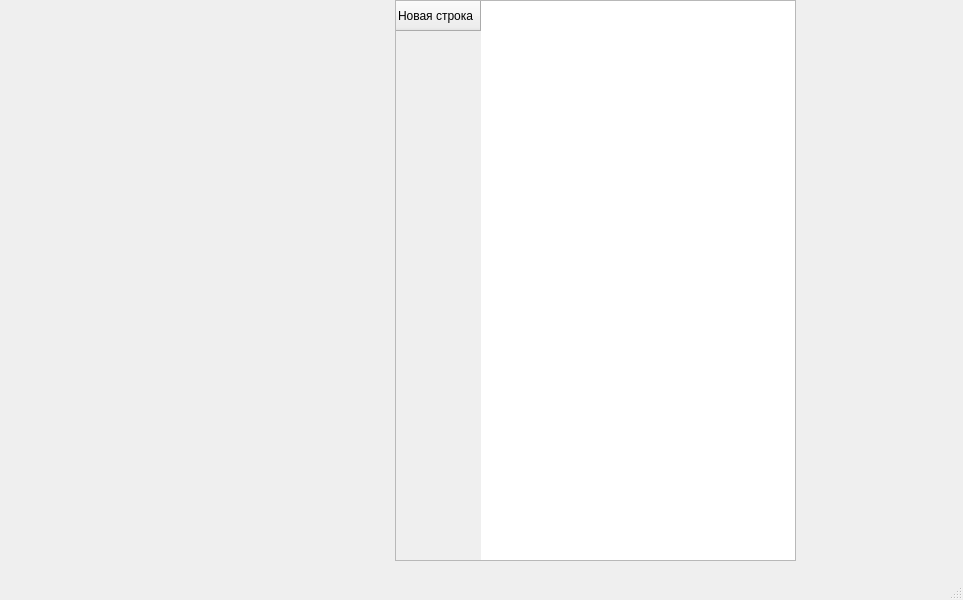
<?xml version="1.0" encoding="UTF-8"?>
<ui version="4.0">
 <class>MainWindow</class>
 <widget class="QMainWindow" name="MainWindow">
  <property name="geometry">
   <rect>
    <x>0</x>
    <y>0</y>
    <width>963</width>
    <height>600</height>
   </rect>
  </property>
  <property name="windowTitle">
   <string>MainWindow</string>
  </property>
  <widget class="QWidget" name="centralwidget">
   <widget class="QTableWidget" name="tableWidget">
    <property name="geometry">
     <rect>
      <x>395</x>
      <y>0</y>
      <width>401</width>
      <height>561</height>
     </rect>
    </property>
    <row>
     <property name="text">
      <string>Новая строка</string>
     </property>
    </row>
   </widget>
  </widget>
  <widget class="QMenuBar" name="menubar">
   <property name="geometry">
    <rect>
     <x>0</x>
     <y>0</y>
     <width>963</width>
     <height>22</height>
    </rect>
   </property>
  </widget>
  <widget class="QStatusBar" name="statusbar"/>
 </widget>
 <resources/>
 <connections/>
</ui>
